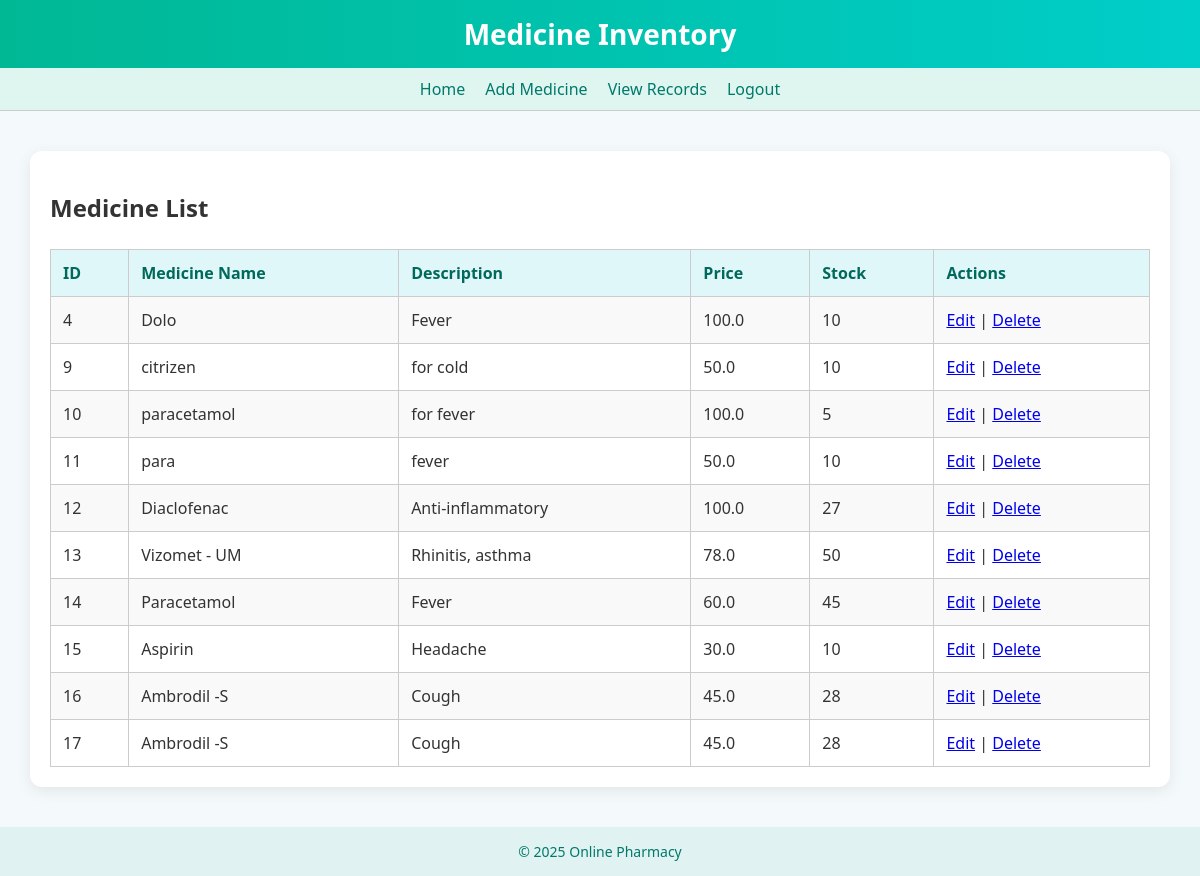
The app's page /view/ (signed in) with its own data.
### pharmacy_app/models.py (models this page shows, shortened)
class Medicine(models.Model):
    name = models.CharField(max_length=100)
    description = models.TextField()
    price = models.FloatField()
    stock = models.IntegerField()

### pharmacy_app/views.py (the view)
# urls.py: path('view/', views.view_medicines, name='view'),
@login_required
def view_medicines(request):
    medicines = Medicine.objects.all()
    return render(request, 'view.html', {'medicines': medicines})

### pharmacy_app/templates/view.html (shortened to what this page needs)
{% load static %}
<!DOCTYPE html>
<html>
<head>
    <link rel="stylesheet" href="{% static 'style.css' %}">
</head>
<body>
    <div class="header">Medicine Inventory</div>
    <nav>
        <a href="{% url 'login_choice' %}">Home</a>
        {% if request.user.is_superuser %}
            <a href="{% url 'add' %}">Add Medicine</a>
        {% endif %}
        <a href="{% url 'view' %}">View Records</a>
        <a href="{% url 'logout' %}">Logout</a>
    </nav>
    <div class="container">
        <h2>Medicine List</h2>
        <table>
            <tr>
                <th>ID</th>
                <th>Medicine Name</th>
                <th>Description</th>
                <th>Price</th>
                <th>Stock</th>
                {% if request.user.is_superuser %}
                    <th>Actions</th>
                {% endif %}
            </tr>
            {% for medicine in medicines %}
            <tr>
                <td>{{ medicine.id }}</td>
                <td>{{ medicine.name }}</td>
                <td>{{ medicine.description }}</td>
                <td>{{ medicine.price }}</td>
                <td>{{ medicine.stock }}</td>
                {% if request.user.is_superuser %}
                    <td>
                        <a href="{% url 'update' medicine.id %}">Edit</a> |
                        <a href="{% url 'delete' medicine.id %}">Delete</a>
                    </td>
                {% endif %}
            </tr>
            {% empty %}
            <tr><td colspan="6">No medicines found.</td></tr>
            {% endfor %}
        </table>
    </div>
    <div class="footer">© 2025 Online Pharmacy</div>
</body>
</html>

### pharmacy_app/static/style.css (style rules this page uses)
body { margin: 0; font-family: 'Segoe UI', Tahoma, Geneva, Verdana, sans-serif; background-color: #f4f9fb; color: #333; }
.container { max-width: 1100px; margin: 40px auto; padding: 20px; background-color: #fff; border-radius: 12px; box-shadow: 0 4px 15px rgba(0, 0, 0, 0.08); }
.header { background: linear-gradient(90deg, #00b894, #00cec9); padding: 15px 0; text-align: center; color: white; font-size: 28px; font-weight: bold; box-shadow: 0 2px 8px rgba(0, 0, 0, 0.2); }
nav { display: flex; justify-content: center; background-color: #dff6f0; padding: 10px; border-bottom: 1px solid #ccc; gap: 20px; }
nav a { text-decoration: none; color: #00796b; font-weight: 500; transition: color 0.3s, transform 0.2s; }
table { width: 100%; border-collapse: collapse; margin-top: 25px; }
th, td { border: 1px solid #ccc; padding: 12px; text-align: left; }
th { background-color: #e0f7fa; color: #00695c; }
tr:nth-child(even) { background-color: #f9f9f9; }
.footer { text-align: center; padding: 15px; background-color: #e0f2f1; color: #00796b; font-size: 14px; margin-top: 40px; }

### records on screen
Medicine: id "4", name "Dolo", description "Fever", price "100.0", stock "10"
Medicine: id "9", name "citrizen", description "for cold", price "50.0", stock "10"
Medicine: id "10", name "paracetamol", description "for fever", price "100.0", stock "5"
Medicine: id "11", name "para", description "fever", price "50.0", stock "10"
Medicine: id "12", name "Diaclofenac", description "Anti-inflammatory", price "100.0", stock "27"
Medicine: id "13", name "Vizomet - UM", description "Rhinitis, asthma", price "78.0", stock "50"
Medicine: id "14", name "Paracetamol", description "Fever", price "60.0", stock "45"
Medicine: id "15", name "Aspirin", description "Headache", price "30.0", stock "10"
Medicine: id "16", name "Ambrodil -S", description "Cough", price "45.0", stock "28"
Medicine: id "17", name "Ambrodil -S", description "Cough", price "45.0", stock "28"
